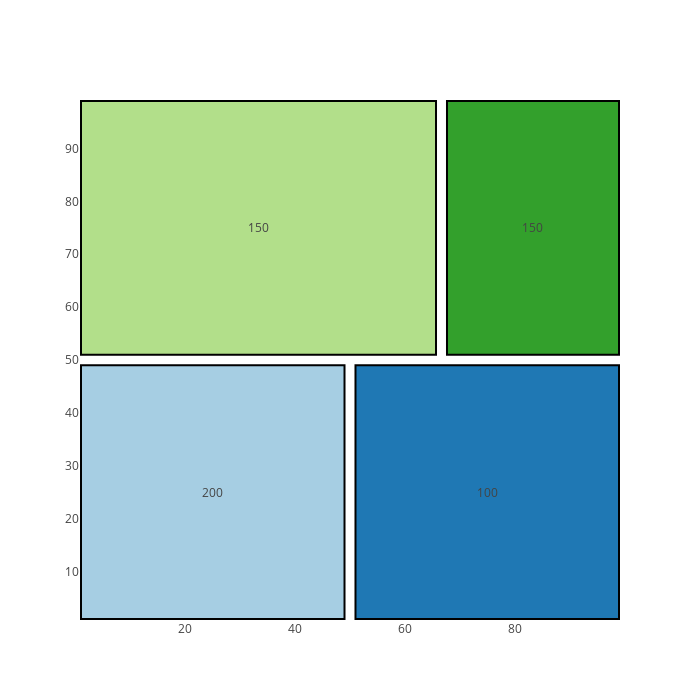

The cell this chart's notebook holds for it:
### Code cell
plotly_squares(subrects, values = df['value'].values)

### Figure 1 — Plotly figure (JSON) as saved in the notebook; plotly's stock layout.template omitted (floating-point values rounded to 4 significant figures)
{"data": [{"mode": "text", "text": ["200", "100", "150", "150"], "type": "scatter", "x": [25, 75, 33.33, 83.33], "y": [25, 25, 75, 75]}], "layout": {"annotations": [{"showarrow": false, "text": 200, "x": 25, "y": 25}, {"showarrow": false, "text": 100, "x": 75, "y": 25}, {"showarrow": false, "text": 150, "x": 33.33, "y": 75}, {"showarrow": false, "text": 150, "x": 83.33, "y": 75}], "height": 700, "hovermode": "closest", "shapes": [{"fillcolor": "rgb(166,206,227)", "line": {"width": 2}, "type": "rect", "x0": 1, "x1": 49, "y0": 1, "y1": 49}, {"fillcolor": "rgb(31,120,180)", "line": {"width": 2}, "type": "rect", "x0": 51, "x1": 99, "y0": 1, "y1": 49}, {"fillcolor": "rgb(178,223,138)", "line": {"width": 2}, "type": "rect", "x0": 1, "x1": 65.67, "y0": 51, "y1": 99}, {"fillcolor": "rgb(51,160,44)", "line": {"width": 2}, "type": "rect", "x0": 67.67, "x1": 99, "y0": 51, "y1": 99}], "width": 700, "xaxis": {"showgrid": false, "zeroline": false}, "yaxis": {"showgrid": false, "zeroline": false}}}
